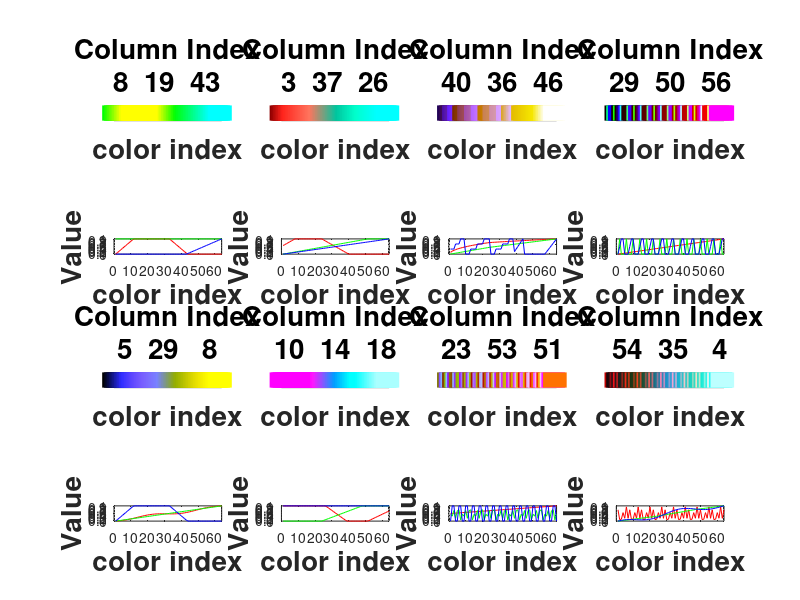

The MATLAB source for this figure:
clear all; close all; clc;
h=figure('Position',[1     21   1366    670], ...
'Name','Mapas en Colormap');
fs=20;

matrizC=[jet cubehelix hsv rainbow hot cool ...
         spring summer autumn winter gray ...
         bone copper pink ocean colorcube ...  
         flag lines prism];
###############################################################         
## Show the colormap profile and as an image
ai=[randi([1 57]) randi([1 57]) randi([1 57])];
cmap=[matrizC(:,ai(1))  matrizC(:,ai(2)) matrizC(:,ai(3))];
subplot(4, 4, 1);
ml=size(cmap,1)-1;
hold on;
for i=0:1:ml
plot([i i],[0 1],'color',cmap(i+1,:),'linewidth',17)
endfor
set(gca,'YTick',0:0:1)
set(gca,'XTick',0:0:64)
axis([0 64 0 1])
hold off;
title({"Column Index",num2str(ai)},'fontsize',fs,'fontweight','bold')
xlabel("color index",'fontsize',fs,'fontweight','bold')
subplot(4, 4, 5);
rgbplot(cmap);
ylabel("Value",'fontsize',fs,'fontweight','bold')
xlabel("color index",'fontsize',fs,'fontweight','bold')
###############################################################         
## Show the colormap profile and as an image
ai=[randi([1 57]) randi([1 57]) randi([1 57])];
cmap=[matrizC(:,ai(1))  matrizC(:,ai(2)) matrizC(:,ai(3))];
subplot(4, 4, 2);
ml=size(cmap,1)-1;
hold on;
for i=0:1:ml
plot([i i],[0 1],'color',cmap(i+1,:),'linewidth',17)
endfor
set(gca,'YTick',0:0:1)
set(gca,'XTick',0:0:64)
axis([0 64 0 1])
hold off;
title({"Column Index",num2str(ai)},'fontsize',fs,'fontweight','bold')
xlabel("color index",'fontsize',fs,'fontweight','bold')
subplot(4, 4, 6);
rgbplot(cmap);
ylabel("Value",'fontsize',fs,'fontweight','bold')
xlabel("color index",'fontsize',fs,'fontweight','bold')
###############################################################         
## Show the colormap profile and as an image
ai=[randi([1 57]) randi([1 57]) randi([1 57])];
cmap=[matrizC(:,ai(1))  matrizC(:,ai(2)) matrizC(:,ai(3))];
subplot(4, 4, 3);
ml=size(cmap,1)-1;
hold on;
for i=0:1:ml
plot([i i],[0 1],'color',cmap(i+1,:),'linewidth',17)
endfor
set(gca,'YTick',0:0:1)
set(gca,'XTick',0:0:64)
axis([0 64 0 1])
hold off;
title({"Column Index",num2str(ai)},'fontsize',fs,'fontweight','bold')
xlabel("color index",'fontsize',fs,'fontweight','bold')
subplot(4, 4, 7);
rgbplot(cmap);
ylabel("Value",'fontsize',fs,'fontweight','bold')
xlabel("color index",'fontsize',fs,'fontweight','bold')     
###############################################################         
## Show the colormap profile and as an image
ai=[randi([1 57]) randi([1 57]) randi([1 57])];
cmap=[matrizC(:,ai(1))  matrizC(:,ai(2)) matrizC(:,ai(3))];
subplot(4, 4, 4);
ml=size(cmap,1)-1;
hold on;
for i=0:1:ml
plot([i i],[0 1],'color',cmap(i+1,:),'linewidth',17)
endfor
set(gca,'YTick',0:0:1)
set(gca,'XTick',0:0:64)
axis([0 64 0 1])
hold off;
title({"Column Index",num2str(ai)},'fontsize',fs,'fontweight','bold')
xlabel("color index",'fontsize',fs,'fontweight','bold')
subplot(4, 4, 8);
rgbplot(cmap);
ylabel("Value",'fontsize',fs,'fontweight','bold')
xlabel("color index",'fontsize',fs,'fontweight','bold')       
%%%%%%%%%%%%%%%%%%%%%%%%%%%%%%%%%%%%%%%%%%%%%%%%%%%%%%%%%%%%%%%%%
###############################################################         
## Show the colormap profile and as an image
ai=[randi([1 57]) randi([1 57]) randi([1 57])];
cmap=[matrizC(:,ai(1))  matrizC(:,ai(2)) matrizC(:,ai(3))];
subplot(4, 4, 9);
ml=size(cmap,1)-1;
hold on;
for i=0:1:ml
plot([i i],[0 1],'color',cmap(i+1,:),'linewidth',17)
endfor
set(gca,'YTick',0:0:1)
set(gca,'XTick',0:0:64)
axis([0 64 0 1])
hold off;
title({"Column Index",num2str(ai)},'fontsize',fs,'fontweight','bold')
xlabel("color index",'fontsize',fs,'fontweight','bold')
subplot(4, 4, 13);
rgbplot(cmap);
ylabel("Value",'fontsize',fs,'fontweight','bold')
xlabel("color index",'fontsize',fs,'fontweight','bold')
###############################################################         
## Show the colormap profile and as an image
ai=[randi([1 57]) randi([1 57]) randi([1 57])];
cmap=[matrizC(:,ai(1))  matrizC(:,ai(2)) matrizC(:,ai(3))];
subplot(4, 4, 10);
ml=size(cmap,1)-1;
hold on;
for i=0:1:ml
plot([i i],[0 1],'color',cmap(i+1,:),'linewidth',17)
endfor
set(gca,'YTick',0:0:1)
set(gca,'XTick',0:0:64)
axis([0 64 0 1])
hold off;
title({"Column Index",num2str(ai)},'fontsize',fs,'fontweight','bold')
xlabel("color index",'fontsize',fs,'fontweight','bold')
subplot(4, 4, 14);
rgbplot(cmap);
ylabel("Value",'fontsize',fs,'fontweight','bold')
xlabel("color index",'fontsize',fs,'fontweight','bold')
###############################################################         
## Show the colormap profile and as an image
ai=[randi([1 57]) randi([1 57]) randi([1 57])];
cmap=[matrizC(:,ai(1))  matrizC(:,ai(2)) matrizC(:,ai(3))];
subplot(4, 4, 11);
ml=size(cmap,1)-1;
hold on;
for i=0:1:ml
plot([i i],[0 1],'color',cmap(i+1,:),'linewidth',17)
endfor
set(gca,'YTick',0:0:1)
set(gca,'XTick',0:0:64)
axis([0 64 0 1])
hold off;
title({"Column Index",num2str(ai)},'fontsize',fs,'fontweight','bold')
xlabel("color index",'fontsize',fs,'fontweight','bold')
subplot(4, 4, 15);
rgbplot(cmap);
ylabel("Value",'fontsize',fs,'fontweight','bold')
xlabel("color index",'fontsize',fs,'fontweight','bold')     
###############################################################         
## Show the colormap profile and as an image
ai=[randi([1 57]) randi([1 57]) randi([1 57])];
cmap=[matrizC(:,ai(1))  matrizC(:,ai(2)) matrizC(:,ai(3))];
subplot(4, 4, 12);
ml=size(cmap,1)-1;
hold on;
for i=0:1:ml
plot([i i],[0 1],'color',cmap(i+1,:),'linewidth',17)
endfor
set(gca,'YTick',0:0:1)
set(gca,'XTick',0:0:64)
axis([0 64 0 1])
hold off;
title({"Column Index",num2str(ai)},'fontsize',fs,'fontweight','bold')
xlabel("color index",'fontsize',fs,'fontweight','bold')
subplot(4, 4, 16);
rgbplot(cmap);
ylabel("Value",'fontsize',fs,'fontweight','bold')
xlabel("color index",'fontsize',fs,'fontweight','bold')            
